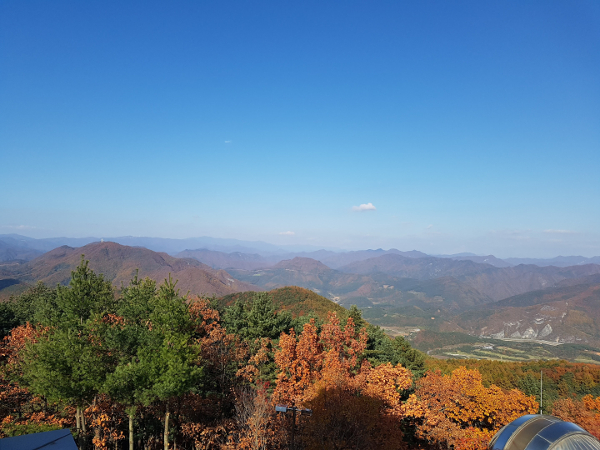
#> input picture img/mountain.jpg, 600 x 450 px
$ jupyter execute Untitled.ipynb
#> lines starting #> are read from the running program, lines starting #| are printed output that depends on the picture
[cell 1]
import cv2
import numpy as np
import matplotlib.pylab as plt

### Image Histogram 에 대해 알아봅시다.
+ ROI 에 대한 Image Histogram 을 구해봅시다.

[cell 2]
img = cv2.imread('img/mountain.jpg',cv2.IMREAD_GRAYSCALE)
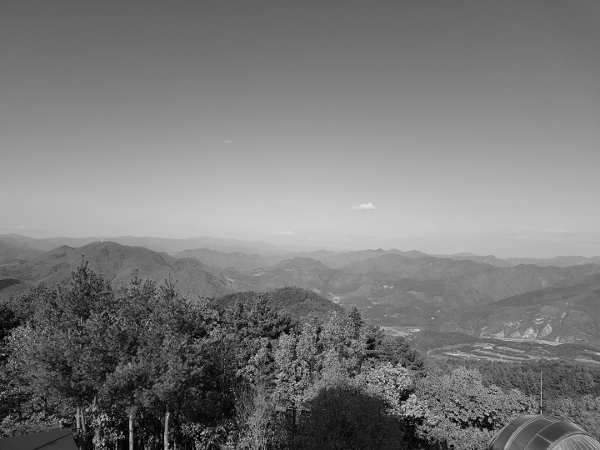
#> img: shape (450, 600); min 0, max 227, mean 121.9

x,y,w,h = cv2.selectROI('img',img,False,False)            # ROI 선택
cv2.destroyAllWindows()

new_img = np.zeros(img.shape[:2],np.uint8)
new_img[y:y+h,x:x+w] = 255                                # Image 의 ROI 영역의 모든 Channel 값들을, 255 로 변경

hist = cv2.calcHist([img],[0],new_img,[256],[0,256])      # ROI 에 대해서만 Histogram 생성

# [7 lines of commented-out code are left out]

plt.plot(hist)              # 명암 분포를 Plot 에 표현

print(type(hist))
print(hist.shape)
print(hist.sum())
plt.show()


$ run again, with img/girl.jpg copied over img/mountain.jpg
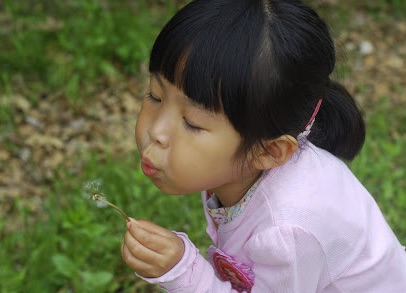
#> input picture img/girl.jpg, 406 x 293 px
#> `img = cv2.imread('img/mountain.jpg',cv2.IMREAD_GRAYSCALE)`:
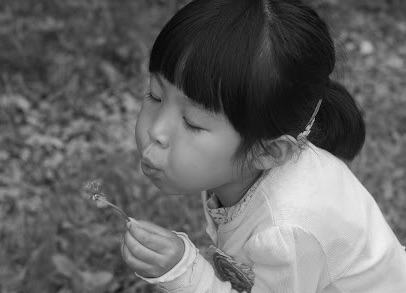
#> img: shape (293, 406); min 1, max 240, mean 102.4

$ run again, with img/photo.jpg copied over img/mountain.jpg
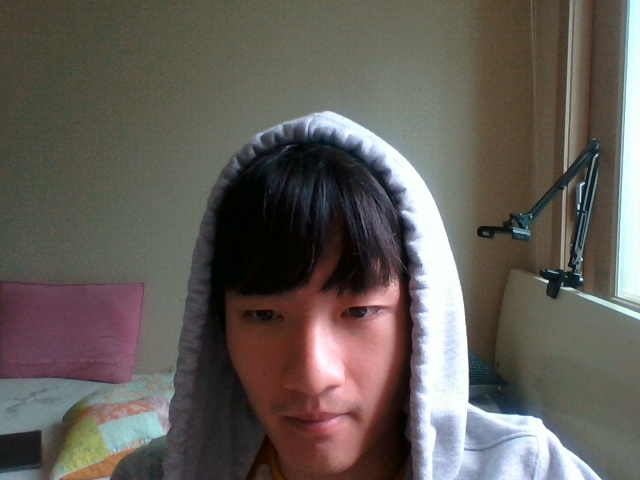
#> input picture img/photo.jpg, 640 x 480 px
#> `img = cv2.imread('img/mountain.jpg',cv2.IMREAD_GRAYSCALE)`:
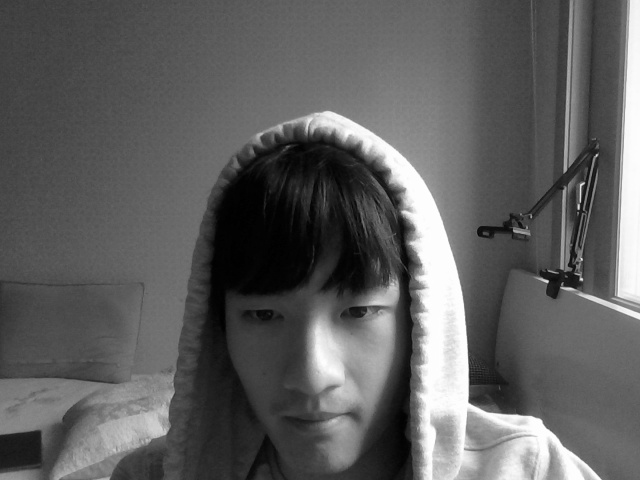
#> img: shape (480, 640); min 0, max 255, mean 94.5

$ run again, with img/scaned_paper.jpg copied over img/mountain.jpg
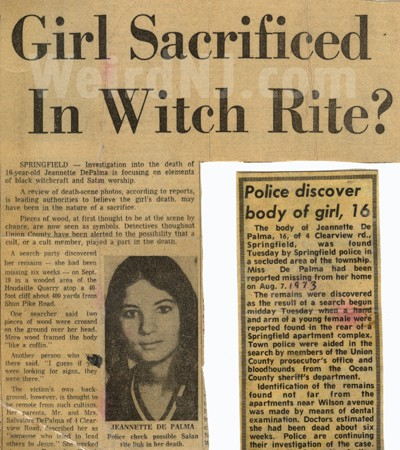
#> input picture img/scaned_paper.jpg, 400 x 450 px
#> `img = cv2.imread('img/mountain.jpg',cv2.IMREAD_GRAYSCALE)`:
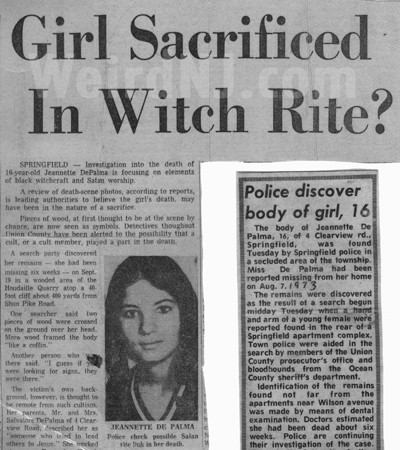
#> img: shape (450, 400); min 12, max 255, mean 152.8
